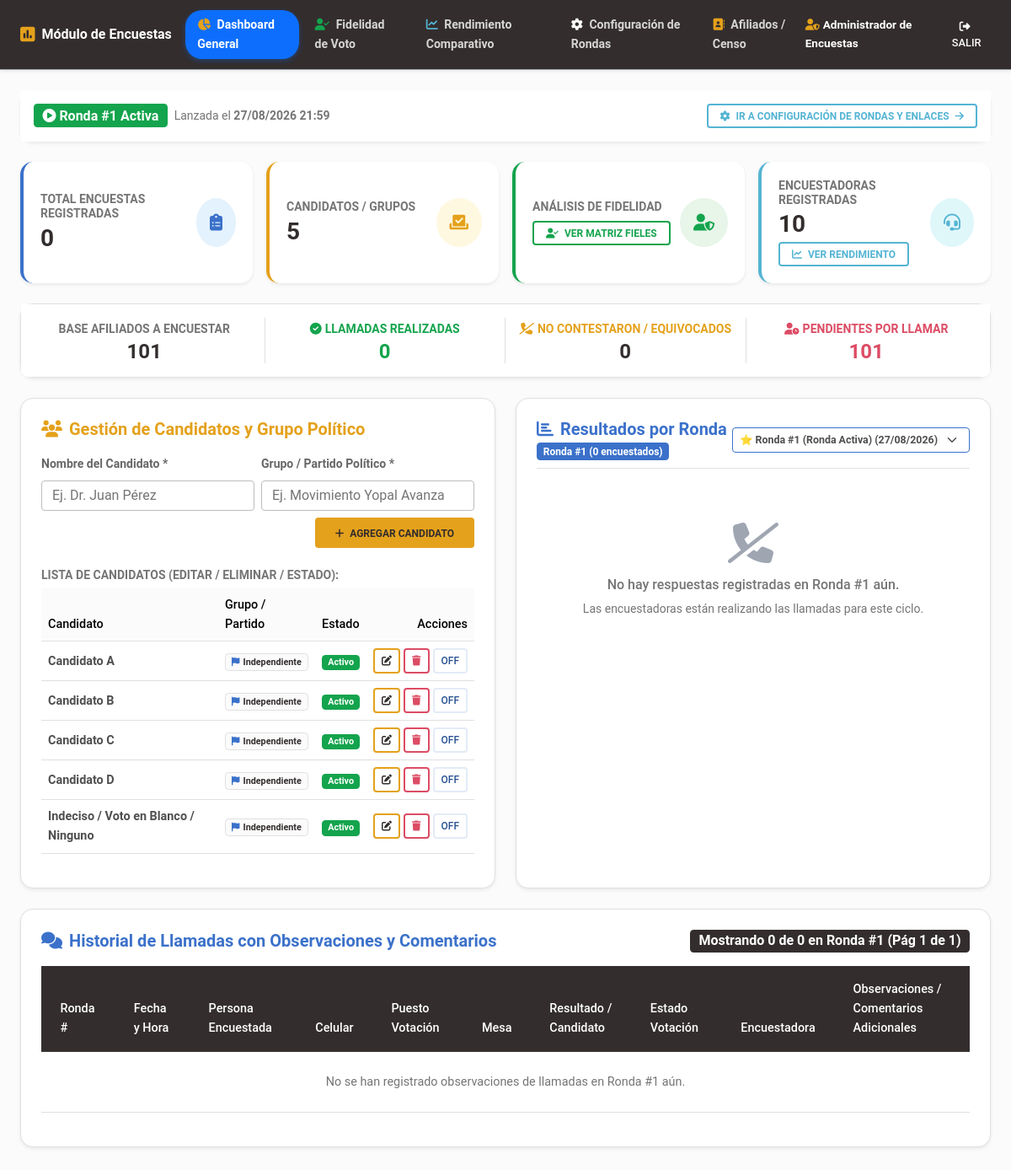
Screenshot of /admin_encuestas/dashboard.php (signed in) with the database file from the repository.
### tables this page shows
CREATE TABLE `usuarios` (
  `id` int(11) NOT NULL AUTO_INCREMENT,
  `nombre_completo` varchar(150) NOT NULL,
  `cedula` varchar(20) NOT NULL,
  `telefono` varchar(20) NOT NULL,
  `username` varchar(50) NOT NULL,
  `password` varchar(255) NOT NULL,
  `role_id` int(11) NOT NULL,
  `codigo_referido` varchar(30) NOT NULL,
  `intentos_fallidos` int(11) DEFAULT 0,
  `bloqueado_hasta` datetime DEFAULT NULL,
  `creado_en` datetime DEFAULT current_timestamp(),
  PRIMARY KEY (`id`),
  UNIQUE KEY `cedula` (`cedula`),
  UNIQUE KEY `username` (`username`),
  UNIQUE KEY `codigo_referido` (`codigo_referido`),
  KEY `role_id` (`role_id`),
  CONSTRAINT `usuarios_ibfk_1` FOREIGN KEY (`role_id`) REFERENCES `roles` (`id`)
);

CREATE TABLE `rondas_encuestas` (
  `id` int(11) NOT NULL AUTO_INCREMENT,
  `numero_ronda` int(11) NOT NULL,
  `nombre_ronda` varchar(150) DEFAULT NULL,
  `creado_por` int(11) NOT NULL,
  `creado_en` datetime DEFAULT current_timestamp(),
  PRIMARY KEY (`id`)
);

CREATE TABLE `candidatos_encuestas` (
  `id` int(11) NOT NULL AUTO_INCREMENT,
  `nombre` varchar(150) NOT NULL,
  `grupo` varchar(150) DEFAULT NULL,
  `activo` tinyint(4) DEFAULT 1,
  `creado_en` timestamp NOT NULL DEFAULT current_timestamp(),
  PRIMARY KEY (`id`),
  UNIQUE KEY `nombre` (`nombre`)
);

### admin_encuestas/dashboard.php (the view, shortened to what the rows shown need)
<?php
require_once __DIR__ . '/../config/security.php';
require_once __DIR__ . '/../config/auth.php';
$admin = getCurrentUser();
$pdo = getDB();
$obsPage = max(1, (int)($_GET['obs_page'] ?? 1));
$obsLimit = 16;
$obsOffset = ($obsPage - 1) * $obsLimit;
$stmtHistorialRondas = $pdo->query("SELECT * FROM rondas_encuestas ORDER BY numero_ronda DESC");
$listaRondas = $stmtHistorialRondas->fetchAll();
$rondaActiva = $listaRondas[0] ?? ['id' => 1, 'numero_ronda' => 1, 'nombre_ronda' => 'Ronda Inicial #1', 'creado_en' => date('Y-m-d H:i:s')];
$rondaSeleccionadaParam = $_GET['ronda'] ?? '';
if ($rondaSeleccionadaParam === 'todas') {
    $rondaConsulta = 'todas';
} elseif (!empty($rondaSeleccionadaParam)) {
    $rondaConsulta = (int)$rondaSeleccionadaParam;
} else {
    $stmtRondaConResp = $pdo->query("SELECT ronda_id FROM respuestas_encuestas ORDER BY creado_en DESC LIMIT 1");
    $rondaConsulta = (int)($stmtRondaConResp->fetchColumn() ?: $rondaActiva['id']);
}
$stmtTotalEncuestas = $pdo->query("SELECT COUNT(*) FROM respuestas_encuestas");
$totalEncuestas = $stmtTotalEncuestas->fetchColumn();
$stmtCandidatosList = $pdo->query("SELECT * FROM candidatos_encuestas ORDER BY id ASC");
$listaCandidatos = $stmtCandidatosList->fetchAll();
if ($rondaConsulta === 'todas') {
    $stmtResultadosCand = $pdo->query("
        SELECT r.candidato_elegido, c.grupo, COUNT(*) as total
        FROM respuestas_encuestas r
        LEFT JOIN candidatos_encuestas c ON c.nombre = r.candidato_elegido
        GROUP BY r.candidato_elegido, c.grupo
        ORDER BY total DESC
    ");
    $resultadosCand = $stmtResultadosCand->fetchAll();
    $totalEncuestasRonda = $totalEncuestas;
    $tituloRondaConsulta = "Consolidado de Todas las Rondas";
    $stmtNoContesto = $pdo->query("SELECT COUNT(*) FROM respuestas_encuestas WHERE candidato_elegido LIKE '%No Contestó%'");
    $countNoContesto = $stmtNoContesto->fetchColumn();
    $stmtNumEquiv = $pdo->query("SELECT COUNT(*) FROM respuestas_encuestas WHERE candidato_elegido LIKE '%Equivocado%'");
    $countNumEquiv = $stmtNumEquiv->fetchColumn();
    $countPendientesLlamar = 0;
} else {
    $stmtResultadosCand = $pdo->prepare("
        SELECT r.candidato_elegido, c.grupo, COUNT(*) as total
        FROM respuestas_encuestas r
        LEFT JOIN candidatos_encuestas c ON c.nombre = r.candidato_elegido
        WHERE r.ronda_id = ?
        GROUP BY r.candidato_elegido, c.grupo
        ORDER BY total DESC
    ");
    $stmtResultadosCand->execute([$rondaConsulta]);
    $resultadosCand = $stmtResultadosCand->fetchAll();
    $stmtTotalRonda = $pdo->prepare("SELECT COUNT(*) FROM respuestas_encuestas WHERE ronda_id = ?");
    $stmtTotalRonda->execute([$rondaConsulta]);
    $totalEncuestasRonda = $stmtTotalRonda->fetchColumn();
    $stmtInfoR = $pdo->prepare("SELECT numero_ronda FROM rondas_encuestas WHERE id = ?");
    $stmtInfoR->execute([$rondaConsulta]);
    $numR = $stmtInfoR->fetchColumn();
    $tituloRondaConsulta = "Ronda #" . ($numR ?: $rondaConsulta);
}
if ($rondaConsulta === 'todas') {
    $stmtTotalObs = $pdo->query("SELECT COUNT(*) FROM respuestas_encuestas");
    $totalObsCount = $stmtTotalObs->fetchColumn();
    $stmtUltimasResp = $pdo->query("
        SELECT r.*,
               CONCAT(ref.nombres, ' ', ref.apellidos) as persona_nombre,
               ref.celular as persona_celular,
               ref.puesto_votacion as persona_puesto,
               ref.mesa_votacion as persona_mesa,
               u.nombre_completo as encuestadora_nombre,
               ro.numero_ronda
        FROM respuestas_encuestas r
        JOIN referidos ref ON r.referido_id = ref.id
        JOIN usuarios u ON r.encuestadora_id = u.id
        LEFT JOIN rondas_encuestas ro ON r.ronda_id = ro.id
        ORDER BY r.creado_en DESC
        LIMIT " . $obsLimit . " OFFSET " . $obsOffset
    );
} else {
    $stmtTotalObs = $pdo->prepare("SELECT COUNT(*) FROM respuestas_encuestas WHERE ronda_id = ?");
    $stmtTotalObs->execute([$rondaConsulta]);
    $totalObsCount = $stmtTotalObs->fetchColumn();
    $stmtUltimasResp = $pdo->prepare("
        SELECT r.*,
               CONCAT(ref.nombres, ' ', ref.apellidos) as persona_nombre,
               ref.celular as persona_celular,
               ref.puesto_votacion as persona_puesto,
               ref.mesa_votacion as persona_mesa,
               u.nombre_completo as encuestadora_nombre,
               ro.numero_ronda
        FROM respuestas_encuestas r
        JOIN referidos ref ON r.referido_id = ref.id
        JOIN usuarios u ON r.encuestadora_id = u.id
        LEFT JOIN rondas_encuestas ro ON r.ronda_id = ro.id
        WHERE r.ronda_id = ?
        ORDER BY r.creado_en DESC
        LIMIT " . $obsLimit . " OFFSET " . $obsOffset
    );
    $stmtUltimasResp->execute([$rondaConsulta]);
}
$ultimasRespuestas = $stmtUltimasResp->fetchAll();
$totalObsPaginas = max(1, ceil($totalObsCount / $obsLimit));
?>
<!DOCTYPE html>
<html lang="es">
<head>
    <link rel="stylesheet" href="https://cdnjs.cloudflare.com/ajax/libs/font-awesome/6.4.0/css/all.min.css">
    <link rel="stylesheet" href="https://cdnjs.cloudflare.com/ajax/libs/mdb-ui-kit/6.4.0/mdb.min.css">
    <link rel="stylesheet" href="../assets/css/custom.css">
</head>
<body class="bg-light">
<?php $activeTab = 'dashboard'; include __DIR__ . '/navbar.php'; ?>
<div class="container-fluid px-4 py-4">
    <div class="card card-custom mb-4 border-info shadow-sm">
        <div class="card-body p-3 bg-white rounded d-flex flex-wrap justify-content-between align-items-center gap-2">
            <div class="d-flex align-items-center gap-2">
                <span class="badge bg-success fs-6"><i class="fas fa-play-circle me-1"></i>Ronda #<?= $rondaActiva['numero_ronda'] ?> Activa</span>
                <span class="text-muted small">Lanzada el <strong><?= date('d/m/Y H:i', strtotime($rondaActiva['creado_en'])) ?></strong></span>
            </div>
        </div>
    </div>
    <div class="row g-4 mb-4">
        <div class="col-lg-6">
            <div class="card card-custom shadow-sm border h-100">
                <div class="card-body p-4">
                    <div class="table-responsive">
                        <table class="table table-sm table-hover align-middle">
                            <thead class="table-light">
                                <tr>
                                    <th>Candidato</th>
                                    <th>Grupo / Partido</th>
                                    <th>Estado</th>
                                    <th class="text-end">Acciones</th>
                                </tr>
                            </thead>
                            <tbody>
                                <?php foreach ($listaCandidatos as $cand): ?>
                                    <tr>
                                        <td class="fw-bold"><?= e($cand['nombre']) ?></td>
                                        <td>
                                            <span class="badge bg-light text-dark border">
                                                <i class="fas fa-flag text-primary me-1"></i><?= e($cand['grupo'] ?: 'Independiente') ?>
                                            </span>
                                        </td>
                                        <td>
                                            <?php if ($cand['activo'] == 1): ?>
                                                <span class="badge bg-success">Activo</span>
                                            <?php else: ?>
                                                <span class="badge bg-secondary">Inactivo</span>
                                            <?php endif; ?>
                                        </td>
                                        <td class="text-end">
                                            <div class="d-inline-flex gap-1">
                                                <button class="btn btn-outline-warning btn-sm p-1 px-2 text-dark" onclick='abrirModalEditarCandidato(<?= json_encode($cand) ?>)' title="Modificar candidato">
                                                    <i class="fas fa-edit"></i>
                                                </button>
                                                <form action="dashboard.php" method="POST" class="d-inline" onsubmit="return confirm('¿Está seguro de eliminar este candidato?');">
                                                    <button type="submit" class="btn btn-outline-danger btn-sm p-1 px-2" title="Eliminar candidato">
                                                        <i class="fas fa-trash"></i>
                                                    </button>
                                                </form>
                                                <form action="dashboard.php" method="POST" class="d-inline">
                                                    <button type="submit" class="btn btn-outline-secondary btn-sm p-1 px-2">
                                                        <?= $cand['activo'] == 1 ? 'Off' : 'On' ?>
                                                    </button>
                                                </form>
                                            </div>
                                        </td>
                                    </tr>
                                <?php endforeach; ?>
                            </tbody>
                        </table>
                    </div>
                </div>
            </div>
        </div>
        <div class="col-lg-6">
            <div class="card card-custom shadow-sm border h-100">
                <div class="card-body p-4">
                    <div class="d-flex flex-wrap justify-content-between align-items-center mb-3 pb-2 border-bottom">
                        <div>
                            <h5 class="fw-bold text-primary mb-0"><i class="fas fa-chart-bar me-2"></i>Resultados por Ronda</h5>
                            <span class="badge bg-primary text-white mt-1"><?= e($tituloRondaConsulta) ?> (<?= $totalEncuestasRonda ?> encuestados)</span>
                        </div>
                    </div>
                    <?php if (empty($resultadosCand)): ?>
                        <div class="text-center py-5 text-muted">
                            <i class="fas fa-phone-slash fa-3x mb-3 text-secondary"></i>
                            <h6>No hay respuestas registradas en <?= e($tituloRondaConsulta) ?> aún.</h6>
                            <p class="small">Las encuestadoras están realizando las llamadas para este ciclo.</p>
                        </div>
                    <?php endif; ?>
                </div>
            </div>
        </div>
    </div>
    <div class="card card-custom mb-4 shadow-sm border">
        <div class="card-body p-4">
            <div class="d-flex justify-content-between align-items-center mb-3">
                <h5 class="fw-bold text-primary mb-0"><i class="fas fa-comments me-2"></i>Historial de Llamadas con Observaciones y Comentarios</h5>
                <span class="badge bg-dark fs-6">Mostrando <?= count($ultimasRespuestas) ?> de <?= $totalObsCount ?> en <?= e($tituloRondaConsulta) ?> (Pág <?= $obsPage ?> de <?= $totalObsPaginas ?>)</span>
            </div>
            <div class="table-responsive">
                <table class="table table-hover align-middle">
                    <thead class="table-dark">
                        <tr>
                            <th>Ronda #</th>
                            <th>Fecha y Hora</th>
                            <th>Persona Encuestada</th>
                            <th>Celular</th>
                            <th>Puesto Votación</th>
                            <th>Mesa</th>
                            <th>Resultado / Candidato</th>
                            <th>Estado Votación</th>
                            <th>Encuestadora</th>
                            <th>Observaciones / Comentarios Adicionales</th>
                        </tr>
                    </thead>
                    <tbody>
                        <?php if (empty($ultimasRespuestas)): ?>
                            <tr>
                                <td colspan="10" class="text-center py-4 text-muted">No se han registrado observaciones de llamadas en <?= e($tituloRondaConsulta) ?> aún.</td>
                            </tr>
                        <?php endif; ?>
                    </tbody>
                </table>
            </div>
        </div>
    </div>
</div>
</body>
</html>

### admin_encuestas/navbar.php (shortened to what the rows shown need)
<nav class="navbar navbar-expand-lg navbar-dark bg-dark shadow-sm py-2 border-bottom border-secondary">
    <div class="container-fluid px-3 px-lg-4">
        <div class="collapse navbar-collapse" id="navEncuestadoras">
            <div class="d-flex align-items-center gap-2 py-1" style="font-size: 0.85rem;">
                <span class="text-white-50"><i class="fas fa-user-shield text-warning me-1"></i><strong class="text-white"><?= e($admin['nombre_completo']) ?></strong></span>
            </div>
        </div>
    </div>
</nav>

### rows the page displays
usuarios: nombre_completo "Administrador de Encuestas"
rondas_encuestas: numero_ronda "1", creado_en "27/08/2026 21:59", numero_ronda "Ronda #1"
candidatos_encuestas: nombre "Candidato A", grupo "Independiente", activo "Activo"
candidatos_encuestas: nombre "Candidato B", grupo "Independiente", activo "Activo"
candidatos_encuestas: nombre "Candidato C", grupo "Independiente", activo "Activo"
candidatos_encuestas: nombre "Candidato D", grupo "Independiente", activo "Activo"
candidatos_encuestas: nombre "Indeciso / Voto en Blanco / Ninguno", grupo "Independiente", activo "Activo"

### other values shown
$totalEncuestas "0"
count($listaCandidatos) "5"
$totalEncuestadoras "10"
$totalBaseAfiliados "101"
$totalEncuestasRonda "0"
$countNoContesto + $countNumEquiv "0"
$countPendientesLlamar "101"
count($ultimasRespuestas) "0"
$totalObsCount "0"
$obsPage "1"
$totalObsPaginas "1"
